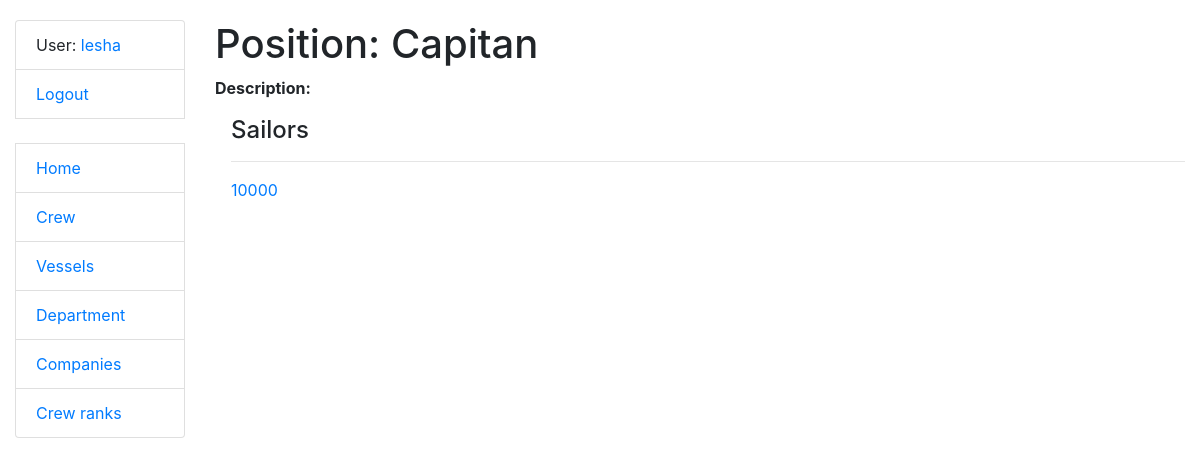
Screenshot of /position/3/ (signed in) with the database file from the repository.
### crewing/models.py (models this page shows, shortened)
class Crew(AbstractUser):
    position = models.ForeignKey(Position, on_delete=models.CASCADE, related_name='sailors', null=True, blank=True)
    salary = models.IntegerField(null=True, blank=True)
    date_of_birth = models.DateField(null=True, blank=True)
    date_of_joining = models.DateField(null=True, blank=True)
    date_of_leaving = models.DateField(null=True, blank=True)
    vessel_type = models.ManyToManyField(VesselType, related_name='sailors')
    vessel = models.ForeignKey('Vessel', on_delete=models.DO_NOTHING, related_name='sailors', null=True, blank=True)
    class Meta:
        verbose_name_plural = "sailors"
        verbose_name = "sailor"
        ordering = ["-position"]
    def get_absolute_url(self):
        return reverse("crewing:crew-detail", kwargs={"pk": self.pk})

class Position(models.Model):
    name = models.CharField(max_length=50, unique=True)
    responsibility = models.TextField(blank=True, null=True)
    class Meta:
        verbose_name = "position"
        verbose_name_plural = "positions"
        ordering = ["name"]

### crewing/views.py (the view)
# urls.py: path("position/<int:pk>/", PositionDetailView.as_view(), name="position-detail"),
class PositionDetailView(LoginRequiredMixin, generic.DetailView):
    model = Position
    template_name = "crewing/position/detail.html"
    def get_queryset(self):
        return Position.objects.prefetch_related('sailors')

### templates/crewing/position/detail.html
{% extends "base.html" %}
{% block content %}
  <h1>
    Position: {{ position.name }}
  </h1>
  <p><strong>Description:</strong> {{ position.responsibility }}</p>
  <div class="ml-3">
    <h4>Sailors</h4>
    {% for sailor in position.sailors.all %}
        <hr>
      <p><a href="{{ sailor.get_absolute_url }}">{{ sailor.last_name }}  {{ sailor.first_name }} {{ sailor.salary }}</a></p>
    {% empty %}
      <p>No sailors!</p>
    {% endfor %}
  </div>
{% endblock %}

### templates/includes/sidebar.html
<ul class="sidebar-nav list-group">
  {% if user.is_authenticated %}
    <li class="list-group-item">User: <a href="{{ user.get_absolute_url }}">{{ user.get_username }}</a></li>
    <li class="list-group-item"><a href="{% url 'logout'%}?next={{request.path}}">Logout</a></li>
  {% else %}
    <li class="list-group-item"><a href="{% url 'login'%}?next={{request.path}}">Login</a></li>
  {% endif %}
  <br>
  <li class="list-group-item"><a href="{% url 'crewing:index' %}">Home</a></li>
  <li class="list-group-item"><a href="{% url 'crewing:crew-list' %}">Crew</a></li>
  <li class="list-group-item"><a href="{% url 'crewing:vessel-list' %}">Vessels</a></li>
  <li class="list-group-item"><a href="{% url 'crewing:vessel-type-list' %}">Department</a></li>
  <li class="list-group-item"><a href="{% url 'crewing:company-list' %}">Companies</a></li>
  <li class="list-group-item"><a href="{% url 'crewing:position-list' %}">Crew ranks</a></li>
</ul>

### static/css/styles.css (style rules this page uses)
body { margin-top: 20px; }

### rows the page displays
Crew: get_username "lesha"
Position: name "Capitan"
Crew: salary "10000"
